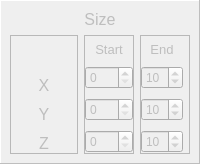
        <widget class="QFrame" name="sizeFrame">
         <property name="enabled">
          <bool>false</bool>
         </property>
         <property name="minimumSize">
          <size>
           <width>150</width>
           <height>100</height>
          </size>
         </property>
         <property name="frameShape">
          <enum>QFrame::Panel</enum>
         </property>
         <property name="frameShadow">
          <enum>QFrame::Raised</enum>
         </property>
         <layout class="QGridLayout" name="gridLayout">
          <property name="leftMargin">
           <number>9</number>
          </property>
          <property name="topMargin">
           <number>9</number>
          </property>
          <property name="rightMargin">
           <number>9</number>
          </property>
          <property name="bottomMargin">
           <number>9</number>
          </property>
          <item row="1" column="2">
           <widget class="QFrame" name="frame_25">
            <property name="minimumSize">
             <size>
              <width>50</width>
              <height>50</height>
             </size>
            </property>
            <property name="maximumSize">
             <size>
              <width>50</width>
              <height>16777215</height>
             </size>
            </property>
            <property name="frameShape">
             <enum>QFrame::StyledPanel</enum>
            </property>
            <property name="frameShadow">
             <enum>QFrame::Raised</enum>
            </property>
            <layout class="QVBoxLayout" name="verticalLayout_11">
             <property name="spacing">
              <number>9</number>
             </property>
             <property name="leftMargin">
              <number>0</number>
             </property>
             <property name="topMargin">
              <number>6</number>
             </property>
             <property name="rightMargin">
              <number>6</number>
             </property>
             <property name="bottomMargin">
              <number>0</number>
             </property>
             <item>
              <widget class="QLabel" name="priority_lbl_13">
               <property name="maximumSize">
                <size>
                 <width>16777215</width>
                 <height>25</height>
                </size>
               </property>
               <property name="font">
                <font>
                 <pointsize>10</pointsize>
                </font>
               </property>
               <property name="text">
                <string>End</string>
               </property>
               <property name="alignment">
                <set>Qt::AlignCenter</set>
               </property>
              </widget>
             </item>
             <item>
              <widget class="QSpinBox" name="yEndSpinbox">
               <property name="minimumSize">
                <size>
                 <width>40</width>
                 <height>0</height>
                </size>
               </property>
               <property name="maximumSize">
                <size>
                 <width>16777215</width>
                 <height>16777215</height>
                </size>
               </property>
               <property name="minimum">
                <number>0</number>
               </property>
               <property name="maximum">
                <number>100</number>
               </property>
               <property name="value">
                <number>10</number>
               </property>
              </widget>
             </item>
             <item>
              <widget class="QSpinBox" name="xEndSpinbox">
               <property name="minimumSize">
                <size>
                 <width>40</width>
                 <height>0</height>
                </size>
               </property>
               <property name="maximumSize">
                <size>
                 <width>16777215</width>
                 <height>16777215</height>
                </size>
               </property>
               <property name="minimum">
                <number>0</number>
               </property>
               <property name="maximum">
                <number>100</number>
               </property>
               <property name="value">
                <number>10</number>
               </property>
              </widget>
             </item>
             <item>
              <widget class="QSpinBox" name="zEndSpinbox">
               <property name="minimumSize">
                <size>
                 <width>40</width>
                 <height>0</height>
                </size>
               </property>
               <property name="maximumSize">
                <size>
                 <width>16777215</width>
                 <height>16777215</height>
                </size>
               </property>
               <property name="minimum">
                <number>0</number>
               </property>
               <property name="maximum">
                <number>600</number>
               </property>
               <property name="value">
                <number>10</number>
               </property>
              </widget>
             </item>
            </layout>
           </widget>
          </item>
          <item row="1" column="0">
           <widget class="QFrame" name="frame_18">
            <property name="minimumSize">
             <size>
              <width>0</width>
              <height>0</height>
             </size>
            </property>
            <property name="frameShape">
             <enum>QFrame::StyledPanel</enum>
            </property>
            <property name="frameShadow">
             <enum>QFrame::Raised</enum>
            </property>
            <layout class="QVBoxLayout" name="verticalLayout_9">
             <property name="spacing">
              <number>9</number>
             </property>
             <property name="leftMargin">
              <number>0</number>
             </property>
             <property name="topMargin">
              <number>6</number>
             </property>
             <property name="rightMargin">
              <number>0</number>
             </property>
             <property name="bottomMargin">
              <number>0</number>
             </property>
             <item>
              <widget class="QLabel" name="label_5">
               <property name="minimumSize">
                <size>
                 <width>0</width>
                 <height>0</height>
                </size>
               </property>
               <property name="maximumSize">
                <size>
                 <width>16777215</width>
                 <height>25</height>
                </size>
               </property>
               <property name="text">
                <string/>
               </property>
              </widget>
             </item>
             <item>
              <widget class="QLabel" name="label_6">
               <property name="maximumSize">
                <size>
                 <width>16777215</width>
                 <height>20</height>
                </size>
               </property>
               <property name="font">
                <font>
                 <pointsize>12</pointsize>
                </font>
               </property>
               <property name="text">
                <string>X</string>
               </property>
               <property name="alignment">
                <set>Qt::AlignCenter</set>
               </property>
              </widget>
             </item>
             <item>
              <widget class="QLabel" name="label_7">
               <property name="maximumSize">
                <size>
                 <width>16777215</width>
                 <height>20</height>
                </size>
               </property>
               <property name="font">
                <font>
                 <pointsize>12</pointsize>
                </font>
               </property>
               <property name="text">
                <string>Y</string>
               </property>
               <property name="alignment">
                <set>Qt::AlignCenter</set>
               </property>
              </widget>
             </item>
             <item>
              <widget class="QLabel" name="label_8">
               <property name="maximumSize">
                <size>
                 <width>16777215</width>
                 <height>20</height>
                </size>
               </property>
               <property name="font">
                <font>
                 <pointsize>12</pointsize>
                </font>
               </property>
               <property name="text">
                <string>Z</string>
               </property>
               <property name="alignment">
                <set>Qt::AlignCenter</set>
               </property>
              </widget>
             </item>
            </layout>
           </widget>
          </item>
          <item row="1" column="1">
           <widget class="QFrame" name="frame_24">
            <property name="minimumSize">
             <size>
              <width>50</width>
              <height>50</height>
             </size>
            </property>
            <property name="maximumSize">
             <size>
              <width>50</width>
              <height>16777215</height>
             </size>
            </property>
            <property name="frameShape">
             <enum>QFrame::StyledPanel</enum>
            </property>
            <property name="frameShadow">
             <enum>QFrame::Raised</enum>
            </property>
            <layout class="QVBoxLayout" name="verticalLayout_10">
             <property name="spacing">
              <number>9</number>
             </property>
             <property name="leftMargin">
              <number>0</number>
             </property>
             <property name="topMargin">
              <number>6</number>
             </property>
             <property name="rightMargin">
              <number>0</number>
             </property>
             <property name="bottomMargin">
              <number>0</number>
             </property>
             <item>
              <widget class="QLabel" name="priority_lbl_12">
               <property name="maximumSize">
                <size>
                 <width>16777215</width>
                 <height>25</height>
                </size>
               </property>
               <property name="font">
                <font>
                 <pointsize>10</pointsize>
                </font>
               </property>
               <property name="text">
                <string>Start</string>
               </property>
               <property name="alignment">
                <set>Qt::AlignCenter</set>
               </property>
              </widget>
             </item>
             <item>
              <widget class="QSpinBox" name="yStartSpinbox">
               <property name="enabled">
                <bool>false</bool>
               </property>
               <property name="minimumSize">
                <size>
                 <width>40</width>
                 <height>0</height>
                </size>
               </property>
               <property name="maximumSize">
                <size>
                 <width>16777215</width>
                 <height>16777215</height>
                </size>
               </property>
               <property name="minimum">
                <number>0</number>
               </property>
               <property name="maximum">
                <number>10000</number>
               </property>
               <property name="value">
                <number>0</number>
               </property>
              </widget>
             </item>
             <item>
              <widget class="QSpinBox" name="xStartSpinbox">
               <property name="enabled">
                <bool>false</bool>
               </property>
               <property name="minimumSize">
                <size>
                 <width>40</width>
                 <height>0</height>
                </size>
               </property>
               <property name="maximumSize">
                <size>
                 <width>16777215</width>
                 <height>16777215</height>
                </size>
               </property>
               <property name="minimum">
                <number>0</number>
               </property>
               <property name="maximum">
                <number>10000</number>
               </property>
               <property name="value">
                <number>0</number>
               </property>
              </widget>
             </item>
             <item>
              <widget class="QSpinBox" name="zStartSpinbox">
               <property name="enabled">
                <bool>false</bool>
               </property>
               <property name="minimumSize">
                <size>
                 <width>40</width>
                 <height>0</height>
                </size>
               </property>
               <property name="maximumSize">
                <size>
                 <width>16777215</width>
                 <height>16777215</height>
                </size>
               </property>
               <property name="minimum">
                <number>0</number>
               </property>
               <property name="maximum">
                <number>10000</number>
               </property>
               <property name="value">
                <number>0</number>
               </property>
              </widget>
             </item>
            </layout>
           </widget>
          </item>
          <item row="0" column="0" colspan="3">
           <widget class="QLabel" name="label_17">
            <property name="maximumSize">
             <size>
              <width>16777215</width>
              <height>20</height>
             </size>
            </property>
            <property name="font">
             <font>
              <pointsize>12</pointsize>
             </font>
            </property>
            <property name="text">
             <string>Size</string>
            </property>
            <property name="alignment">
             <set>Qt::AlignCenter</set>
            </property>
           </widget>
          </item>
         </layout>
        </widget>
